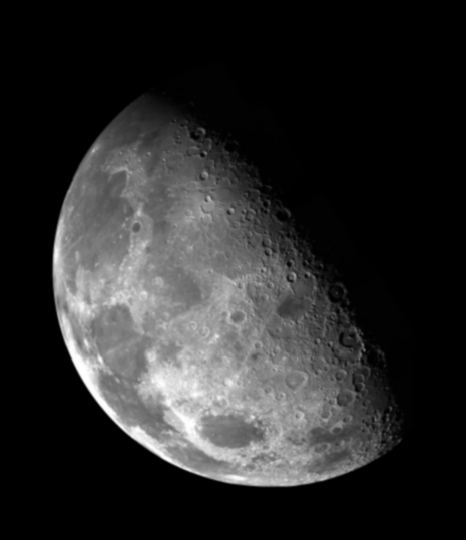
#> input picture Capitulo_4/Images/Fig0338(a)(blurry_moon).tif, 466 x 540 px
$ jupyter execute projeto1.ipynb
#> lines starting #> are read from the running program, lines starting #| are printed output that depends on the picture
[cell 1]
import cv2
import matplotlib.pyplot as plt
import numpy as np

[cell 2]
Im = cv2.imread('Images/Fig0338(a)(blurry_moon).tif', cv2.IMREAD_GRAYSCALE)
#> Im is the input picture: shape (540, 466); min 0, max 254, mean 42.7

'''
Para realizar o primeiro passo da filtragem no domínio da frequência, precisamos construir uma imagem fp(x,y), com dimensões P e Q,
tendo em vista que nossa imagem original Im(m,n) tem dimensões M e N.
As dimensões P e Q devem ser escolhidas de modo que sejam maiores ou iguais a 2M -1 e 2N -1, respectivamente.
Por convenção escolhemos P = 2M e Q = 2N.
'''
M, N = Im.shape
#> M = 540; N = 466
P = 2 * M
#> P = 1080
Q = 2 * N
#> Q = 932
# Criando a imagem fp(x,y) preenchida com zeros
fp = np.zeros((P, Q), dtype=np.float32)

'''
Agora, copiamos a imagem Im(m,n) para o canto superior esquerdo da imagem fp(x,y). Dessa maneira estmos utilizando a mesma imagem Im(m,n), preenchida com zeros.
Conforme foi solcicitado no passo a passo disponibilizado no livro.
'''
fp[0:M, 0:N] = Im
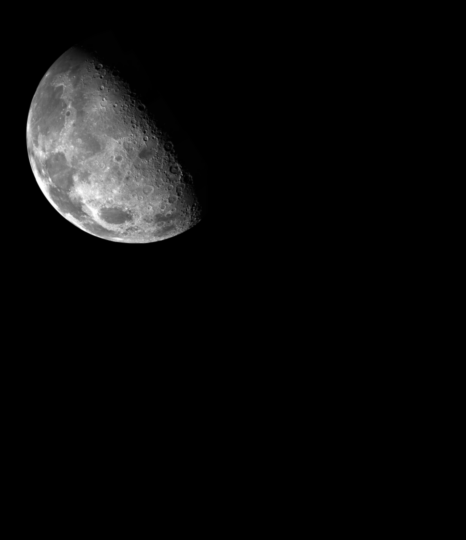
#> fp: shape (1080, 932) float32 (shown at 1/2 size); min 0, max 254, mean 10.7

[cell 3]
# Função para multiplicar a matriz por (-1)^(x+y)
def mult_mat_neg(x, y, M):
#> called with x = 1080, y = 932
    for i in range(x):
        for j in range(y):
            M[i, j] = M[i, j] * ((-1) ** (i + j))
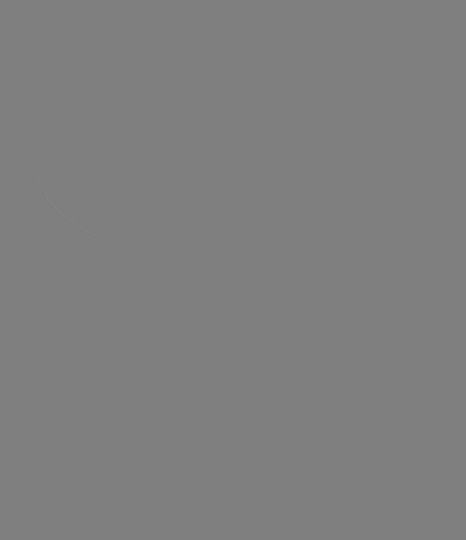
#> M: shape (1080, 932) float32 (shown at 1/2 size); min -254, max 254, mean 0; drawn with min black and max white
    return M

[cell 4]
# Multiplicando a matriz fp por (-1)^(x+y)
fp = mult_mat_neg(P, Q, fp)
# Aplicando uma Transformada de Fourier 2D na imagem fp(x,y)
Fp = np.fft.fft2(fp)
# Espectro de magnitude da Transformada de Fourier 2D
magnitude_spectrum = np.log(np.abs(Fp))
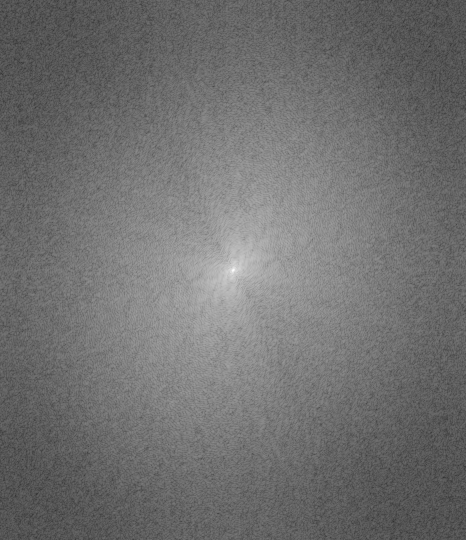
#> magnitude_spectrum: shape (1080, 932) float64 (shown at 1/2 size); min -1.53, max 16.19, mean 6.28; drawn with min black and max white

[cell 5]
# Agora geramos uma função de filtro H(u,v) utilizando as máscaras Laplacianas com os seguintes kernels:
# Kernel 1
H1 = np.array([[0, -1, 0],
               [-1, 4, -1],
               [0, -1, 0]], dtype=np.float32)
# Kernel 2
H2 = np.array([[-1, -1, -1],
               [-1, 8, -1],
               [-1, -1, -1]], dtype=np.float32)

# Para aplicar esses filtros no domínio da frequência, precisamos primeiro expandi-los para o tamanho P x Q.
H1_expanded = np.zeros((P, Q), dtype=np.float32)
H2_expanded = np.zeros((P, Q), dtype=np.float32)

# Colocando os kernels no canto superior esquerdo das matrizes expandidas
H1_expanded[0:3, 0:3] = H1
H2_expanded[0:3, 0:3] = H2

# Multiplicando os filtros expandidos por (-1)^(x+y)
H1_expanded = mult_mat_neg(P, Q, H1_expanded)
H2_expanded = mult_mat_neg(P, Q, H2_expanded)

# Aplicando a Transformada de Fourier 2D nos filtros expandidos
H1_freq = np.fft.fft2(H1_expanded)
H2_freq = np.fft.fft2(H2_expanded)

# Espectro de magnitude dos filtros no domínio da frequência
magnitude_H1 = np.log(np.abs(H1_freq))
magnitude_H2 = np.log(np.abs(H2_freq))

[cell 6]
# Agora, multiplicamos a Transformada de Fourier 2D da imagem Fp(u,v) pelos filtros H1(u,v) e H2(u,v)
G1 = Fp * H1_freq
G2 = Fp * H2_freq
# Espectro de magnitude dos resultados da multiplicação
magnitude_G1 = np.log(np.abs(G1))
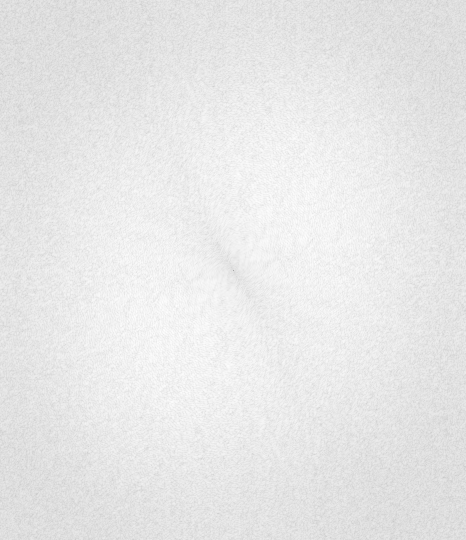
#> magnitude_G1: shape (1080, 932) float64 (shown at 1/2 size); min -19.15, max 10.1, mean 7.44; drawn with min black and max white
magnitude_G2 = np.log(np.abs(G2))

# Aplicando a Transformada Inversa de Fourier 2D nos resultados G1(u,v) e G2(u,v)
g1 = np.fft.ifft2(G1)
g2 = np.fft.ifft2(G2)

# Multiplicando os resultados pela fator (-1)^(x+y)
g1 = mult_mat_neg(P, Q, g1)
g2 = mult_mat_neg(P, Q, g2)

# Extraindo a parte real e recortando para obter a imagem final de tamanho M x N
g1_final = np.real(g1[0:M, 0:N])
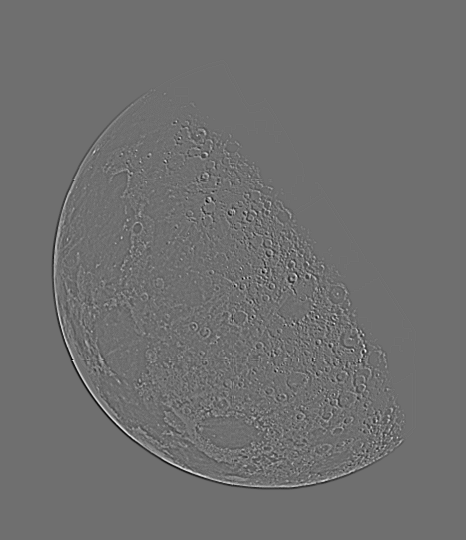
#> g1_final: shape (540, 466) float64; min -83, max 106, mean 0; drawn with min black and max white
g2_final = np.real(g2[0:M, 0:N])

# Convertendo a imagem original para float32 para evitar overflow na soma
Im_float = Im.astype(np.float32)

# Finalmente, somamos as imagens originais com as imagens filtradas para obter as imagens realçadas
enhanced_image1 = Im_float + g1_final
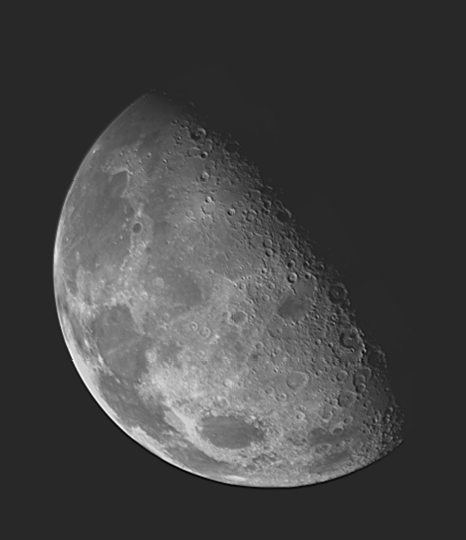
#> enhanced_image1: shape (540, 466) float64; min -62, max 331, mean 42.7; drawn with min black and max white
enhanced_image2 = Im_float + g2_final
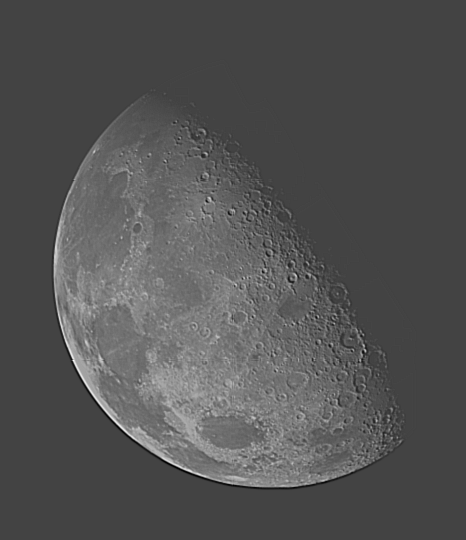
#> enhanced_image2: shape (540, 466) float64; min -180, max 503, mean 42.7; drawn with min black and max white

# Garantindo que os valores estejam no intervalo válido [0, 255] para imagens em escala de cinza
enhanced_image1 = np.clip(enhanced_image1, 0, 255).astype(np.uint8)
enhanced_image2 = np.clip(enhanced_image2, 0, 255).astype(np.uint8)
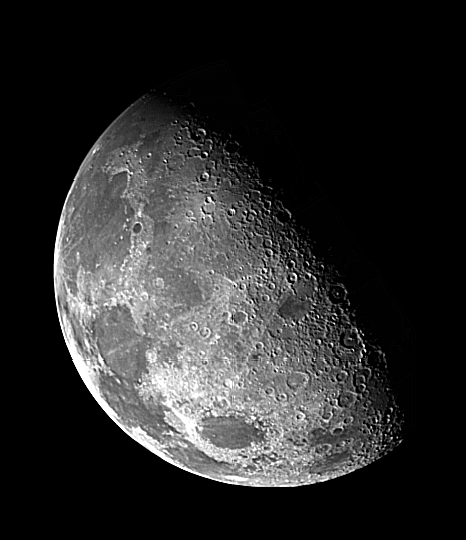
#> enhanced_image2: shape (540, 466); min 0, max 255, mean 42.9

[cell 7]
# Por fim, exibimos as imagens resultantes
plt.figure(figsize=(12, 8))
plt.subplot(2, 3, 1)
plt.title('Imagem Original')
plt.imshow(Im, cmap='gray')
plt.axis('off')
plt.subplot(2, 3, 2)
plt.title('Imagem Realçada - Kernel 1')
plt.imshow(enhanced_image1, cmap='gray')
plt.axis('off')
plt.subplot(2, 3, 3)
plt.title('Imagem Realçada - Kernel 2')
plt.imshow(enhanced_image2, cmap='gray')
plt.axis('off')
plt.subplot(2, 3, 4)
plt.title('Espectro de Magnitude Fp(u,v)')
plt.imshow(magnitude_spectrum, cmap='gray')
plt.axis('off')
plt.subplot(2, 3, 5)
plt.title('Espectro de Magnitude H1(u,v)')
plt.imshow(magnitude_H1, cmap='gray')
plt.axis('off')
plt.subplot(2, 3, 6)
plt.title('Espectro de Magnitude H2(u,v)')
plt.imshow(magnitude_H2, cmap='gray')
plt.axis('off')
plt.tight_layout()
plt.show()
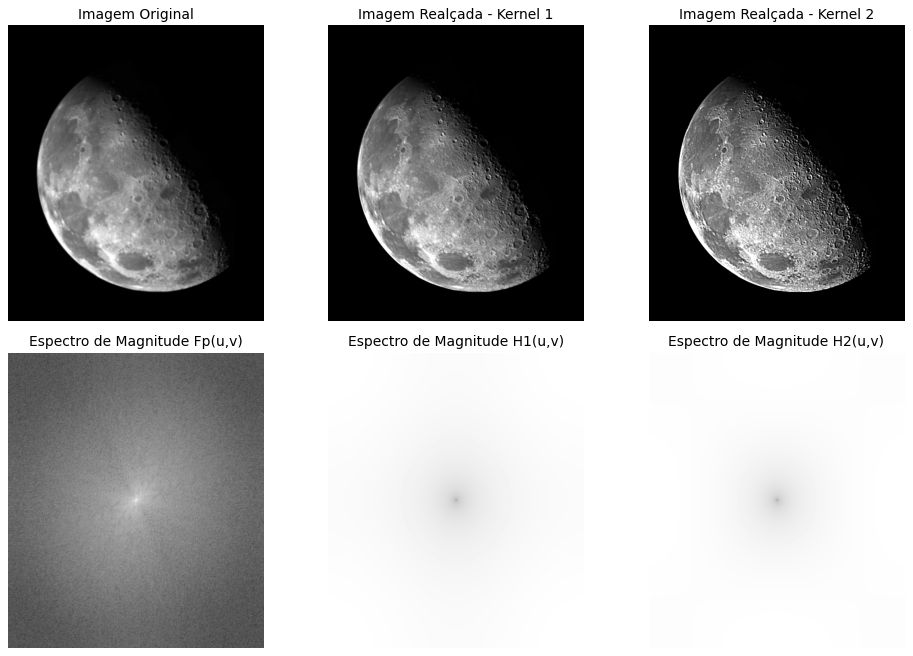
#> figure drawn by matplotlib, 6 panels
